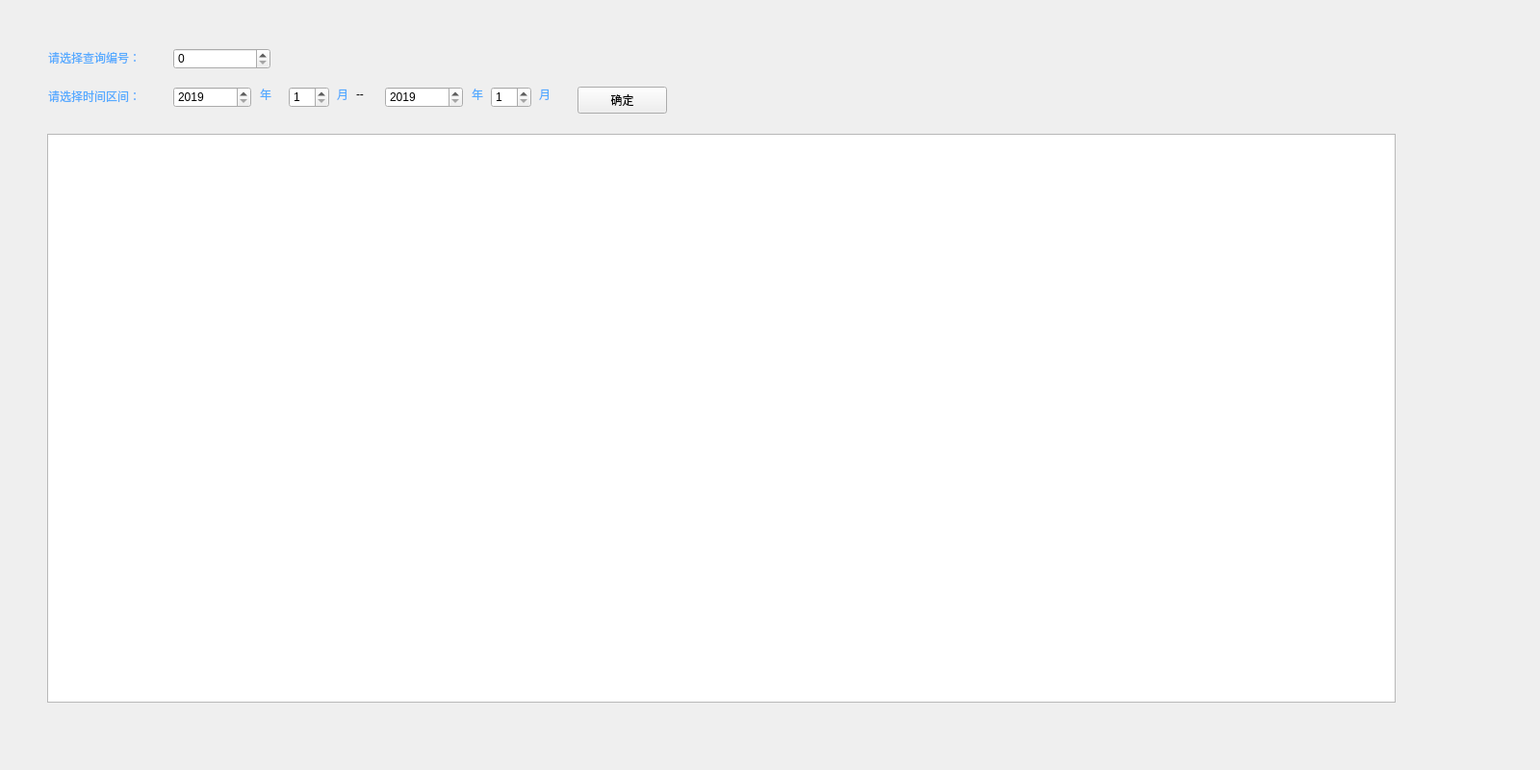
<?xml version="1.0" encoding="UTF-8"?>
<ui version="4.0">
 <class>show_staff</class>
 <widget class="QWidget" name="show_staff">
  <property name="geometry">
   <rect>
    <x>0</x>
    <y>0</y>
    <width>1600</width>
    <height>800</height>
   </rect>
  </property>
  <property name="windowTitle">
   <string>Form</string>
  </property>
  <property name="styleSheet">
   <string notr="true">#show_staff{
	background-image: url(:/new/prefix1/1079838.jpg);
}</string>
  </property>
  <widget class="QLabel" name="label">
   <property name="geometry">
    <rect>
     <x>50</x>
     <y>90</y>
     <width>141</width>
     <height>20</height>
    </rect>
   </property>
   <property name="styleSheet">
    <string notr="true">color: rgb(85, 170, 255);</string>
   </property>
   <property name="text">
    <string>请选择时间区间：</string>
   </property>
  </widget>
  <widget class="QSpinBox" name="spinBox">
   <property name="geometry">
    <rect>
     <x>180</x>
     <y>90</y>
     <width>81</width>
     <height>22</height>
    </rect>
   </property>
   <property name="minimum">
    <number>2019</number>
   </property>
   <property name="maximum">
    <number>2020</number>
   </property>
   <property name="singleStep">
    <number>1</number>
   </property>
  </widget>
  <widget class="QLabel" name="label_2">
   <property name="geometry">
    <rect>
     <x>270</x>
     <y>90</y>
     <width>41</width>
     <height>16</height>
    </rect>
   </property>
   <property name="styleSheet">
    <string notr="true">color: rgb(85, 170, 255);</string>
   </property>
   <property name="text">
    <string>年</string>
   </property>
  </widget>
  <widget class="QLabel" name="label_3">
   <property name="geometry">
    <rect>
     <x>350</x>
     <y>90</y>
     <width>72</width>
     <height>15</height>
    </rect>
   </property>
   <property name="styleSheet">
    <string notr="true">color: rgb(85, 170, 255);</string>
   </property>
   <property name="text">
    <string>月</string>
   </property>
  </widget>
  <widget class="QSpinBox" name="spinBox_3">
   <property name="geometry">
    <rect>
     <x>400</x>
     <y>90</y>
     <width>81</width>
     <height>22</height>
    </rect>
   </property>
   <property name="minimum">
    <number>2019</number>
   </property>
   <property name="maximum">
    <number>2020</number>
   </property>
  </widget>
  <widget class="QSpinBox" name="spinBox_4">
   <property name="geometry">
    <rect>
     <x>510</x>
     <y>90</y>
     <width>42</width>
     <height>22</height>
    </rect>
   </property>
   <property name="minimum">
    <number>1</number>
   </property>
   <property name="maximum">
    <number>12</number>
   </property>
  </widget>
  <widget class="QLabel" name="label_6">
   <property name="geometry">
    <rect>
     <x>490</x>
     <y>90</y>
     <width>41</width>
     <height>16</height>
    </rect>
   </property>
   <property name="styleSheet">
    <string notr="true">color: rgb(85, 170, 255);</string>
   </property>
   <property name="text">
    <string>年</string>
   </property>
  </widget>
  <widget class="QLabel" name="label_7">
   <property name="geometry">
    <rect>
     <x>560</x>
     <y>90</y>
     <width>72</width>
     <height>15</height>
    </rect>
   </property>
   <property name="styleSheet">
    <string notr="true">color: rgb(85, 170, 255);</string>
   </property>
   <property name="text">
    <string>月</string>
   </property>
  </widget>
  <widget class="QPushButton" name="pushButton">
   <property name="geometry">
    <rect>
     <x>600</x>
     <y>90</y>
     <width>93</width>
     <height>28</height>
    </rect>
   </property>
   <property name="text">
    <string>确定</string>
   </property>
  </widget>
  <widget class="QSpinBox" name="spinBox_2">
   <property name="geometry">
    <rect>
     <x>300</x>
     <y>90</y>
     <width>42</width>
     <height>22</height>
    </rect>
   </property>
   <property name="minimum">
    <number>1</number>
   </property>
   <property name="maximum">
    <number>12</number>
   </property>
  </widget>
  <widget class="QLabel" name="label_4">
   <property name="geometry">
    <rect>
     <x>370</x>
     <y>90</y>
     <width>31</width>
     <height>16</height>
    </rect>
   </property>
   <property name="text">
    <string>--</string>
   </property>
  </widget>
  <widget class="QTableWidget" name="ta">
   <property name="geometry">
    <rect>
     <x>49</x>
     <y>139</y>
     <width>1401</width>
     <height>591</height>
    </rect>
   </property>
   <property name="styleSheet">
    <string notr="true">border-image: url(:/new/prefix1/wallhaven-0p5q7j.jpg);</string>
   </property>
  </widget>
  <widget class="QLabel" name="label_5">
   <property name="geometry">
    <rect>
     <x>50</x>
     <y>50</y>
     <width>141</width>
     <height>20</height>
    </rect>
   </property>
   <property name="styleSheet">
    <string notr="true">color: rgb(85, 170, 255);</string>
   </property>
   <property name="text">
    <string>请选择查询编号：</string>
   </property>
  </widget>
  <widget class="QSpinBox" name="spinBox_5">
   <property name="geometry">
    <rect>
     <x>180</x>
     <y>50</y>
     <width>101</width>
     <height>22</height>
    </rect>
   </property>
   <property name="minimum">
    <number>0</number>
   </property>
   <property name="maximum">
    <number>1000000022</number>
   </property>
   <property name="singleStep">
    <number>1</number>
   </property>
   <property name="value">
    <number>0</number>
   </property>
  </widget>
 </widget>
 <tabstops>
  <tabstop>spinBox</tabstop>
  <tabstop>spinBox_2</tabstop>
  <tabstop>spinBox_3</tabstop>
  <tabstop>spinBox_4</tabstop>
  <tabstop>pushButton</tabstop>
 </tabstops>
 <resources/>
 <connections/>
</ui>
